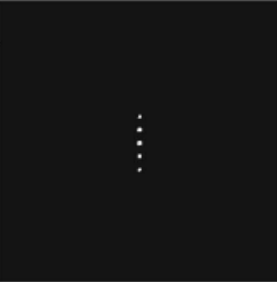
#> input picture Segundo Parcial/FT_filters/c.png, 277 x 282 px
$ jupyter execute Exam_Help.ipynb
#> lines starting #> are read from the running program, lines starting #| are printed output that depends on the picture
[cell 1]
import numpy as np
import cv2
from matplotlib import pyplot as plt


#img = cv2.imread('noisy.png',0)
img = cv2.imread('c.png',0)
#> img is the input picture: shape (282, 277); min 15, max 246, mean 20.5


img_float32 = np.float32(img)

dft = cv2.dft(img_float32, flags = cv2.DFT_COMPLEX_OUTPUT)
dft_shift = np.fft.fftshift(dft)

magnitude_spectrum = np.log(cv2.magnitude(dft[:,:,0],dft[:,:,1]))
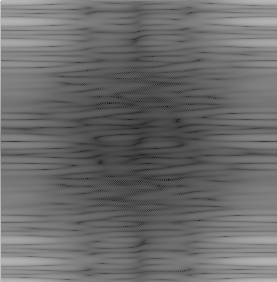
#> magnitude_spectrum: shape (282, 277) float32; min -2.24, max 14.29, mean 4.77; drawn with min black and max white

plt.subplot(121),plt.imshow(img, cmap = 'gray')
plt.title('Input Image'), plt.xticks([]), plt.yticks([])
plt.subplot(122),plt.imshow(magnitude_spectrum, cmap = 'gray')
plt.title('Magnitude Spectrum'), plt.xticks([]), plt.yticks([])
plt.show()
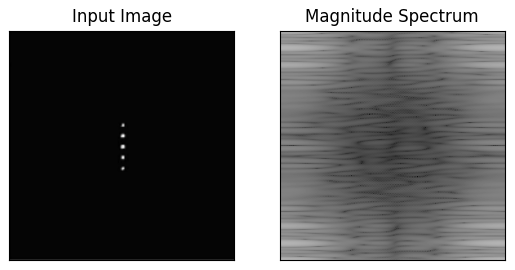
#> figure drawn by matplotlib, 2 panels

$ run again, with Segundo Parcial/FT_filters/abcd.png copied over Segundo Parcial/FT_filters/c.png
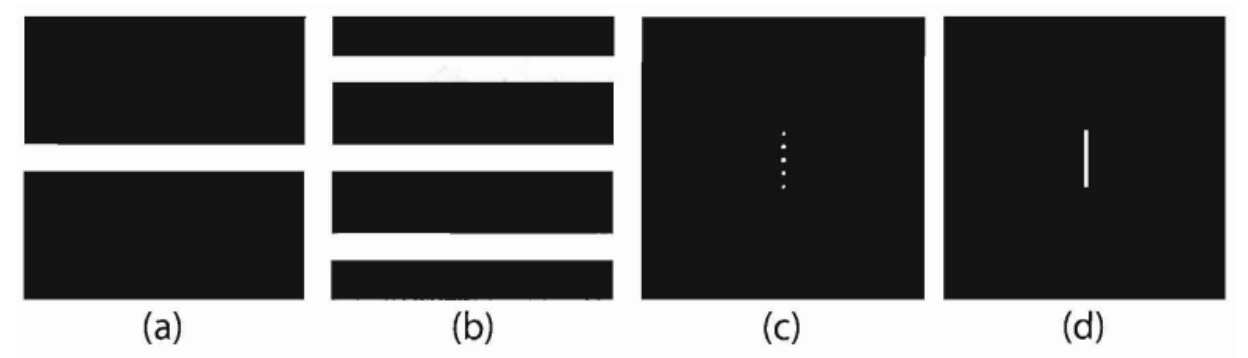
#> input picture Segundo Parcial/FT_filters/abcd.png, 1248 x 358 px
#> img is the input picture: shape (358, 1248); min 14, max 255, mean 101.5
#> `magnitude_spectrum = np.log(cv2.magnitude(dft[:,:,0],dft[:,:,1]))`:
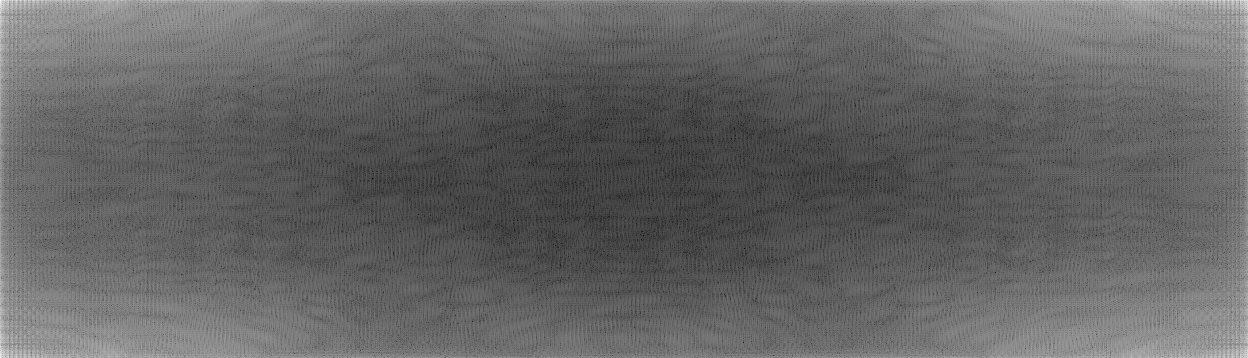
#> magnitude_spectrum: shape (358, 1248) float32; min -0.863, max 17.63, mean 6.45; drawn with min black and max white
#> `plt.show()`:
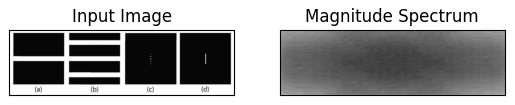
#> figure drawn by matplotlib, 2 panels
